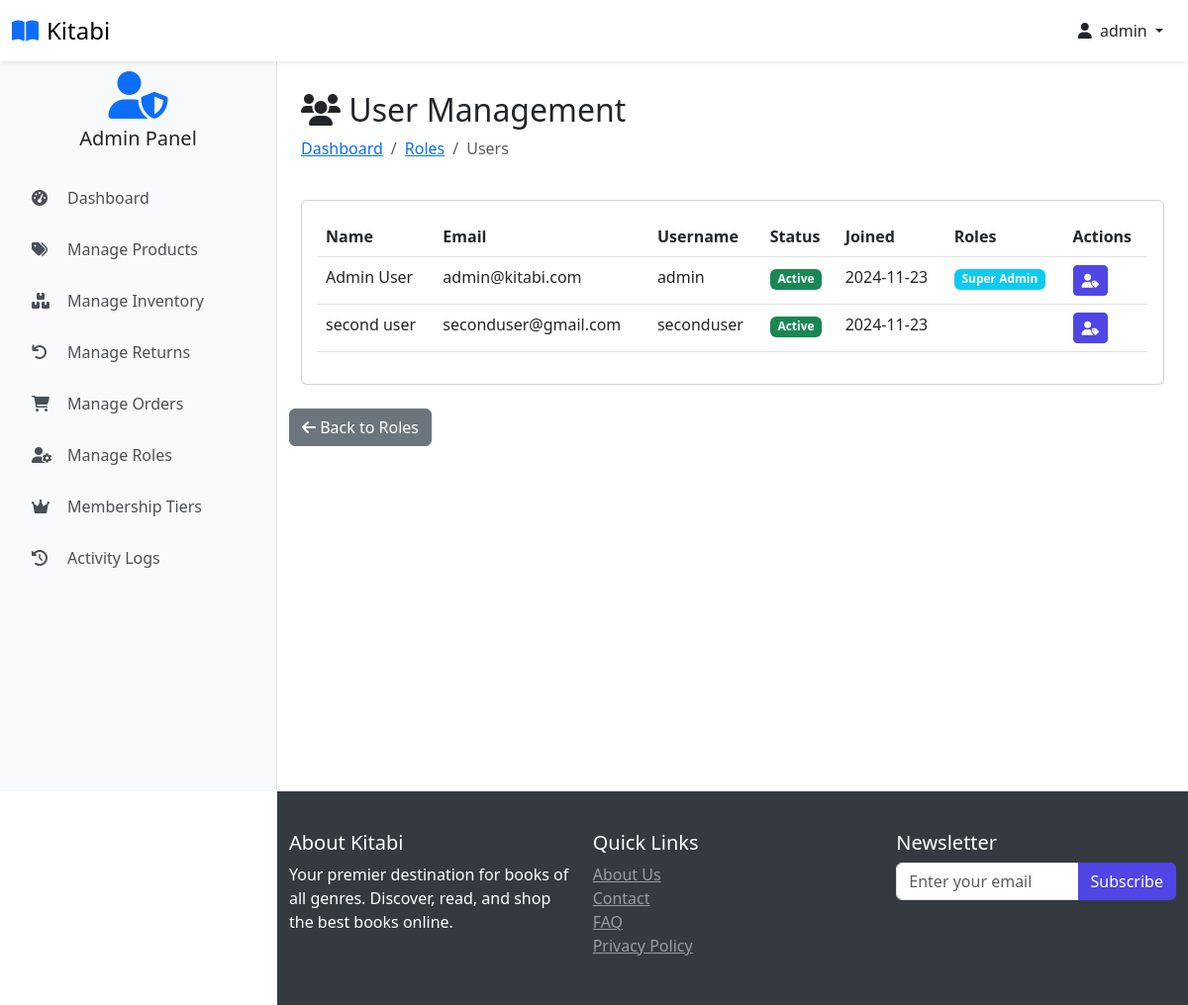
The page /customers (signed in) on the database as committed earlier.
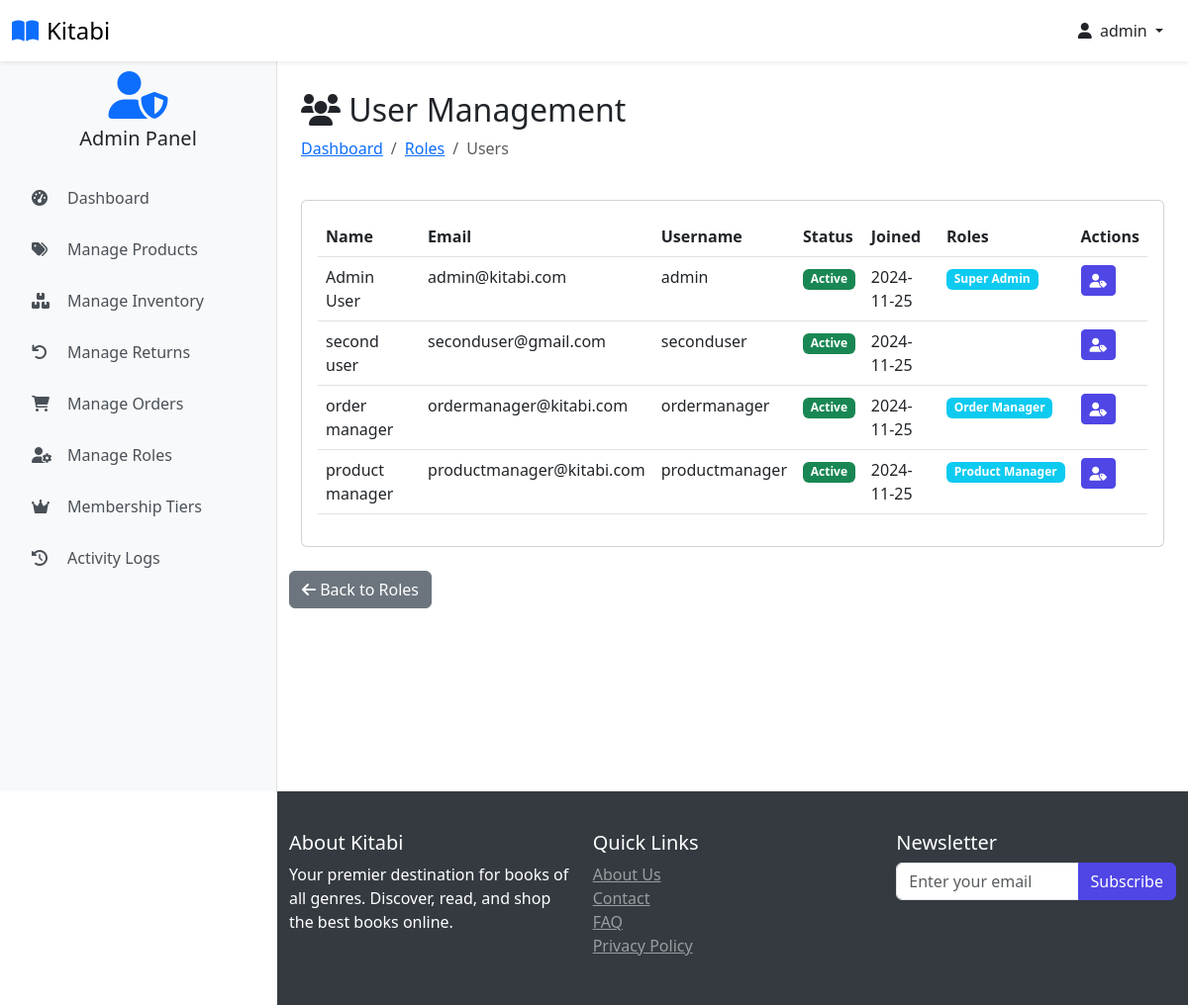
The same page on the database as committed later.
### website/models.py (models this page shows, shortened)
class Customer(db.Model, UserMixin):
    id = db.Column(db.Integer, primary_key=True)
    full_name = db.Column(db.String(100), nullable=False)
    email = db.Column(db.String(100), unique=True, nullable=False)
    username = db.Column(db.String(100), unique=True, nullable=False)
    password_hash = db.Column(db.String(200), nullable=False)
    date_joined = db.Column(db.DateTime(), default=datetime.utcnow)
    is_admin_val = db.Column(db.Boolean, default=False)
    last_login = db.Column(db.DateTime)
    status = db.Column(db.String(20), default='active')
    membership_tier_id = db.Column(db.Integer, db.ForeignKey('membership_tier.id'), default=1)  # Default to Normal
    points = db.Column(db.Integer, default=0)
    membership_tier = db.relationship('MembershipTier', backref='customers')
    cart_items = db.relationship('Cart', back_populates='customer', lazy=True)
    orders = db.relationship('Order', back_populates='customer', lazy=True)
    activity_logs = db.relationship('ActivityLog', back_populates='user', lazy=True)
    returns = db.relationship('Return', foreign_keys='Return.customer_link', back_populates='customer', lazy=True)
    roles = db.relationship(
        'Role',
        secondary=user_roles,
        back_populates='users',
        lazy='dynamic'
    )
    @property
    def password(self):
        raise AttributeError('Password is not a readable Attribute')
    @property
    def is_admin(self):
        return self.is_admin_val or any(
            role.name in ['Super Admin', 'Product Manager', 'Order Manager']
            for role in self.roles
        )
    def has_permission(self, permission):
        if not self.roles:
            return False
        for role in self.roles:
            permissions = role.permissions or []
            if permission in permissions:
                return True
        return False

class Role(db.Model):
    id = db.Column(db.Integer, primary_key=True)
    name = db.Column(db.String(50), unique=True, nullable=False)
    description = db.Column(db.String(200))
    permissions = db.Column(db.JSON)
    created_at = db.Column(db.DateTime, default=datetime.utcnow)
    users = db.relationship(
        'Customer',
        secondary=user_roles,
        back_populates='roles',
        lazy='dynamic'
    )

### website/admin.py (the view)
@admin.route('/customers')
@login_required
@admin_required
@check_permission('manage_users')
def display_customers():
    customers = Customer.query.all()
    return render_template('customers.html', customers=customers)

### website/templates/customers.html (shortened to what this page needs)
{% extends 'base.html' %}
{% block body %}
 <div class="container pt-2">
    <div class="row mb-4">
        <div class="col">
            <h2><i class="fas fa-users"></i> User Management</h2>
            <nav aria-label="breadcrumb">
                <ol class="breadcrumb">
                    <li class="breadcrumb-item"><a href="{{ url_for('admin.admin_page') }}">Dashboard</a></li>
                    <li class="breadcrumb-item"><a href="{{ url_for('admin.manage_roles') }}">Roles</a></li>
                    <li class="breadcrumb-item active">Users</li>
                </ol>
            </nav>
        </div>
    </div>
    <div class="card">
        <div class="card-body">
            <div class="table-responsive">
                <table class="table table-hover">
                    <thead>
                        <tr>
                            <th>Name</th>
                            <th>Email</th>
                            <th>Username</th>
                            <th>Status</th>
                            <th>Joined</th>
                            <th>Roles</th>
                            <th>Actions</th>
                        </tr>
                    </thead>
                    <tbody>
                        {% for customer in customers %}
                        <tr>
                            <td>{{ customer.full_name }}</td>
                            <td>{{ customer.email }}</td>
                            <td>{{ customer.username }}</td>
                            <td>
                                {% if customer.status == 'active' %}
                                    <span class="badge bg-success">Active</span>
                                {% elif customer.status == 'inactive' %}
                                    <span class="badge bg-secondary">Inactive</span>
                                {% else %}
                                    <span class="badge bg-warning">Suspended</span>
                                {% endif %}
                            </td>
                            <td>{{ customer.date_joined.strftime('%Y-%m-%d') }}</td>
                            <td>
                                {% for role in customer.roles %}
                                    <span class="badge bg-info">{{ role.name }}</span>
                                {% endfor %}
                            </td>
                            <td>
                                <div class="btn-group">
                                    <a href="{{ url_for('admin.assign_roles', user_id=customer.id) }}"
                                       class="btn btn-sm btn-primary" title="Assign Roles">
                                        <i class="fas fa-user-tag"></i>
                                    </a>
                                </div>
                            </td>
                        </tr>
                        {% endfor %}
                    </tbody>
                </table>
            </div>
        </div>
    </div>
</div>
<div class="row mt-4 mb-5">
    <div class="col">
        <a href="{{ url_for('admin.manage_roles') }}" class="btn btn-secondary">
            <i class="fas fa-arrow-left"></i> Back to Roles
        </a>
    </div>
</div>
</div>
{% endblock %}

### website/templates/base.html (shortened to what the changed rows need)
<!DOCTYPE html>
<html lang="en">
<head>
    <link rel="stylesheet" href="{{ url_for('static', filename='css/bootstrap.min.css') }}">
    <link rel="stylesheet" href="{{ url_for('static', filename='css/owl.carousel.min.css') }}">
    <link rel="stylesheet" href="{{ url_for('static', filename='css/style.css') }}">
    <link rel="stylesheet" href="https://cdnjs.cloudflare.com/ajax/libs/font-awesome/6.0.0/css/all.min.css">
</head>
<body class="{% if current_user.is_authenticated %}{% if current_user.is_admin %}admin-user{% else %}user{% endif %}{% else %}guest{% endif %}">
<nav class="navbar navbar-light bg-white fixed-top shadow-sm">
    <div class="container-fluid">
        <div class="d-flex align-items-center user-nav">
            {% if current_user.is_authenticated %}
                <div class="dropdown">
                    <button class="btn btn-link text-dark text-decoration-none dropdown-toggle" type="button" id="userDropdown" data-bs-toggle="dropdown" aria-expanded="false">
                        <i class="fas fa-user me-1"></i>
                        {{ current_user.username }}
                    </button>
                </div>
            {% else %}
                <a href="{{ url_for('auth.login') }}" class="btn btn-primary">
                    <i class="fas fa-sign-in-alt me-2"></i>Login
                </a>
            {% endif %}
        </div>
    </div>
</nav>
    <main class="main-content">
         <div class="container pt-2">
            {% block body %}{% endblock %}
    </main>
</body>
</html>

Rows that differ between the two databases and show on the page:
changed Customer "Admin User": date_joined "2024-11-23" → "2024-11-25"
changed Customer "second user": date_joined "2024-11-23" → "2024-11-25"
added Customer: full_name "order manager", email "ordermanager@kitabi.com", username "ordermanager", status "Active", date_joined "2024-11-25"
now on this page (row edited): Role: name "Order Manager", shown under "order manager"
added Customer: full_name "product manager", email "productmanager@kitabi.com", username "productmanager", status "Active", date_joined "2024-11-25"
now on this page (row edited): Role: name "Product Manager", shown under "product manager"
